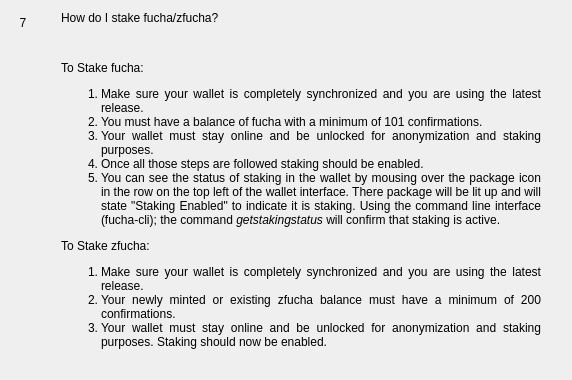
                  <widget class="QWidget" name="widgetFaq7" native="true">
                   <layout class="QHBoxLayout" name="horizontalpage_7" stretch="0,1">
                    <item alignment="Qt::AlignTop">
                     <widget class="QLabel" name="labelNumber7">
                      <property name="minimumSize">
                       <size>
                        <width>24</width>
                        <height>24</height>
                       </size>
                      </property>
                      <property name="maximumSize">
                       <size>
                        <width>16777215</width>
                        <height>24</height>
                       </size>
                      </property>
                      <property name="text">
                       <string>7</string>
                      </property>
                      <property name="alignment">
                       <set>Qt::AlignCenter</set>
                      </property>
                     </widget>
                    </item>
                    <item>
                     <layout class="QVBoxLayout" name="verticalLayoutpage_7">
                      <property name="leftMargin">
                       <number>20</number>
                      </property>
                      <property name="rightMargin">
                       <number>20</number>
                      </property>
                      <item>
                       <widget class="QLabel" name="labelSubtitle7">
                        <property name="text">
                         <string>How do I stake fucha/zfucha?</string>
                        </property>
                        <property name="wordWrap">
                         <bool>true</bool>
                        </property>
                       </widget>
                      </item>
                      <item>
                       <spacer name="verticalSpacer_70">
                        <property name="orientation">
                         <enum>Qt::Vertical</enum>
                        </property>
                        <property name="sizeType">
                         <enum>QSizePolicy::Fixed</enum>
                        </property>
                        <property name="sizeHint" stdset="0">
                         <size>
                          <width>20</width>
                          <height>30</height>
                         </size>
                        </property>
                       </spacer>
                      </item>
                      <item>
                       <widget class="QLabel" name="labelContent7">
                        <property name="text">
                         <string>
                           &lt;html&gt;&lt;head/&gt;&lt;body&gt;&lt;p align=&quot;justify&quot;&gt;
                           To Stake fucha:
                           &lt;/p&gt;&lt;p align=&quot;justify&quot;&gt;
                           &lt;ol&gt;&lt;li&gt;
                           Make sure your wallet is completely synchronized and you are using the latest release.
                           &lt;li&gt;
                           You must have a balance of fucha with a minimum of 101 confirmations.
                           &lt;li&gt;
                           Your wallet must stay online and be unlocked for anonymization and staking purposes.
                           &lt;li&gt;
                           Once all those steps are followed staking should be enabled.
                           &lt;li&gt;
                           You can see the status of staking in the wallet by mousing over the package icon in the row on the top left of the wallet interface. There package will be lit up and will state &quot;Staking Enabled&quot; to indicate it is staking.  Using the command line interface (fucha-cli); the command &lt;i&gt;getstakingstatus&lt;/i&gt; will confirm that staking is active.
                           &lt;/li&gt;&lt;/ol&gt;
                           &lt;/p&gt;&lt;p align=&quot;justify&quot;&gt;
                           To Stake zfucha:
                           &lt;/p&gt;&lt;p align=&quot;justify&quot;&gt;
                           &lt;ol&gt;&lt;li&gt;
                           Make sure your wallet is completely synchronized and you are using the latest release.
                           &lt;li&gt;
                           Your newly minted or existing zfucha balance must have a minimum of 200 confirmations.
                           &lt;li&gt;
                           Your wallet must stay online and be unlocked for anonymization and staking purposes.
                           Staking should now be enabled.
                           &lt;/li&gt;&lt;/ol&gt;
                           &lt;/p&gt;&lt;/body&gt;&lt;/html&gt;
                         </string>
                        </property>
                        <property name="alignment">
                         <set>Qt::AlignLeading|Qt::AlignLeft|Qt::AlignTop</set>
                        </property>
                        <property name="wordWrap">
                         <bool>true</bool>
                        </property>
                       </widget>
                      </item>
                      <item>
                       <spacer name="verticalSpacer_71">
                        <property name="orientation">
                         <enum>Qt::Vertical</enum>
                        </property>
                        <property name="sizeHint" stdset="0">
                         <size>
                          <width>20</width>
                          <height>20</height>
                         </size>
                        </property>
                       </spacer>
                      </item>
                     </layout>
                    </item>
                   </layout>
                  </widget>
